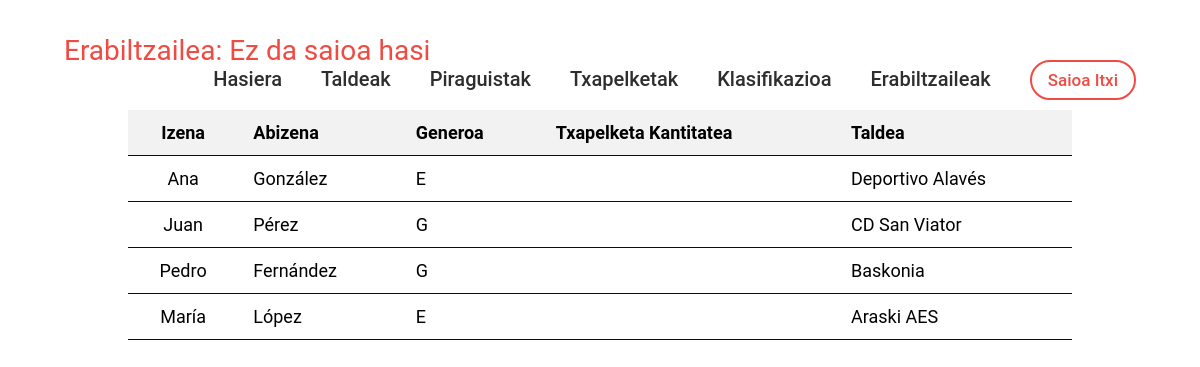
The app's page /piraguistakAdmin.php with its own data.
### tables this page shows
CREATE TABLE `piraguista` (
  `Nan` char(9) NOT NULL,
  `Izena` varchar(30) NOT NULL,
  `Abizena` varchar(30) NOT NULL,
  `Generoa` char(1) DEFAULT NULL,
  `Telefonoa` char(9) DEFAULT NULL,
  `Herria` varchar(20) NOT NULL,
  `Taldea_Kodea` int unsigned NOT NULL,
  PRIMARY KEY (`Nan`),
  KEY `fk_Piraguista_Taldea1_idx` (`Taldea_Kodea`),
  CONSTRAINT `fk_Piraguista_Taldea1` FOREIGN KEY (`Taldea_Kodea`) REFERENCES `taldea` (`Kodea`)
);

CREATE TABLE `taldea` (
  `Kodea` int unsigned NOT NULL AUTO_INCREMENT,
  `Herria` varchar(20) NOT NULL,
  `Izena` varchar(30) NOT NULL,
  `Generoa` char(1) DEFAULT NULL,
  PRIMARY KEY (`Kodea`)
);

### piraguistakAdmin.php (the view, shortened to what this page needs)
<!DOCTYPE html>
<?php
require 'connection.php';
$piraguistakQuery = $conn->prepare("SELECT piraguista.*, taldea.Izena as TaldeIzena
                                    FROM piraguista
                                    INNER JOIN taldea  ON piraguista.Taldea_Kodea = taldea.Kodea");
$piraguistakQuery->execute();
$piraguistak = $piraguistakQuery->fetchAll();
?>
<!DOCTYPE html>
<html lang="en">
<head>
    <link rel="stylesheet" href="style.css">
    <link rel="stylesheet" href="./css/tablestyle.css">
</head>
<body>
    <head>
        <link href="https://cdnjs.cloudflare.com/ajax/libs/font-awesome/5.9.0/css/all.css" rel="stylesheet">
    </head>
    <header id="topHeader">
        <nav>
            <span class="logo">Erabiltzailea:
                <?php echo ($_SESSION["inputemail"]) ? $_SESSION["inputemail"] : "Ez da saioa hasi"; ?>
            </span>
            <div class="mainMenu">
            <a href="IndexAdmin.php"><span>Hasiera</span></a>
                <a href="TaldeakAdmin.php"><span>Taldeak</span></a>
                <a href="piraguistakAdmin.php"><span>Piraguistak</span></a>
                <a href="TxapelketakAdmin.php"><span>Txapelketak</span></a>
                <a href="KlasifikazioaAdmin.php"><span>Klasifikazioa</span></a>
                <a href="ProfilArrunta.php"><span>Erabiltzaileak</span></a>
                <a href="logout.php">Saioa Itxi</a>
            </div class="mainMenu">
        </nav>
        <section id="Taldeak">
            <div id="new-taldea-info">
                <table class="styled-table">
                    <thead>
                        <tr>
                            <th align="center">Izena</th>
                            <th>Abizena</th>
                            <th>Generoa</th>
                            <th>Txapelketa Kantitatea</th>
                            <th>Taldea</th>
                        </tr>
                    </thead>
                    <tbody>
                        <?php foreach ($piraguistak as $index => $piraguista): ?>
                            <tr>
                                <td align="center">
                                    <?php echo $piraguista["Izena"] ?>
                                </td>
                                <td>
                                    <?php echo $piraguista["Abizena"] ?>
                                </td>
                                <td>
                                    <?php echo $piraguista["Generoa"] ?>
                                </td>
                                <td>
                                </td>
                                <td>
                                    <?php echo $piraguista["TaldeIzena"] ?>
                                </td>
                            </tr>
                        <?php endforeach; ?>
                    </tbody>
                </table>
            </div>
        </section>
</body>
</html>

### style.css (style rules this page uses)
html { scroll-behavior: smooth; }
body { padding: 0; margin: 0; }
section { display: block; padding: 0 4em 5em; }
#topHeader { padding: 1em 4em; font-family: roboto; }
.logo { color: #ef4b42; font-size: 28px; font-family: roboto; }
nav { padding: 18px 0; }
.mainMenu { float: right; }
.mainMenu a { padding: 15px 0; margin-left: 35px; font-size: 20px; text-decoration: none; font-weight: 500; color: #2e2e2e; position: relative; -webkit-transition: all 0.3s ease-in-out; transition: all 0.3s ease-in-out; }
.mainMenu a:after { top: 40px; content: ""; display: block; height: 2px; left: 50%; position: absolute; width: 0; background: #ef4b42; -webkit-transition: width 0.3s ease 0s, left 0.3s ease 0s; transition: width 0.3s ease 0s, left 0.3s ease 0s; }
.mainMenu a:first-child { margin: 0; }
.mainMenu a:last-child { border: 2px solid #ef4b42; padding: 8px 16px !important; font-size: 17px; border-radius: 20px; text-align: center; color: #ef4b42; }

### css/tablestyle.css (style rules this page uses)
.styled-table { width: 100%; border-collapse: collapse; margin: 25px 0; font-size: 18px; text-align: left; }
.styled-table th, .styled-table td { padding: 12px 15px; border-bottom: 1px solid #0e0d0d; }
.styled-table th { background-color: #f2f2f2; }

### records on screen
piraguista: Izena "Ana", Abizena "González", Generoa "E", Taldea_Kodea.Izena "Deportivo Alavés"
piraguista: Izena "Juan", Abizena "Pérez", Generoa "G", Taldea_Kodea.Izena "CD San Viator"
piraguista: Izena "Pedro", Abizena "Fernández", Generoa "G", Taldea_Kodea.Izena "Baskonia"
piraguista: Izena "María", Abizena "López", Generoa "E", Taldea_Kodea.Izena "Araski AES"
